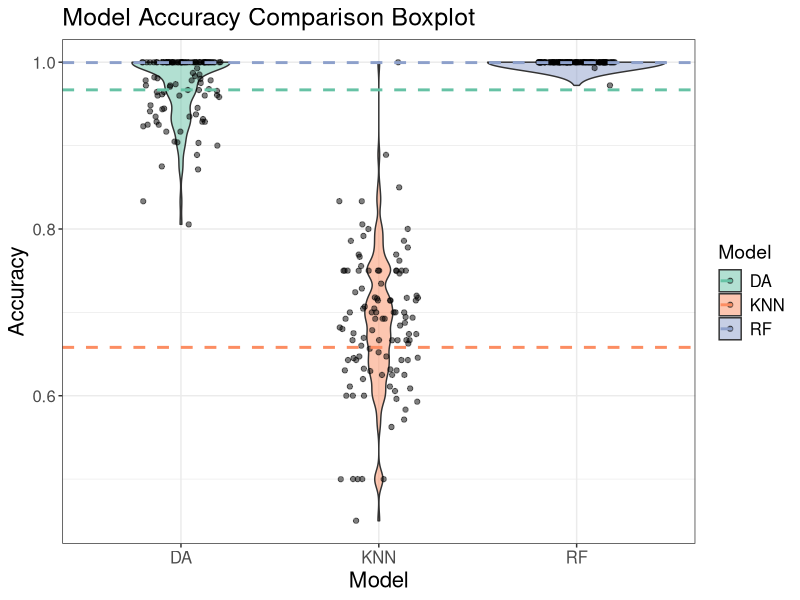

Here is the R script that generated this plot:
library(tidyr) # lib
library(ggplot2)

# Load Data
Task3_Result <- read.csv("./SEM1/Project2/Experiment_Result/Task3_results.csv", header = TRUE, sep = ",", stringsAsFactors = FALSE)
colnames(Task3_Result) <- c("topic_name", "DA", "KNN", "RF") # for pivot long

# Load Baseline Result
Task0_Result <- read.csv("./SEM1/Project2/Figures/baseline_accuracy_results.csv", header = TRUE, sep = ",", stringsAsFactors = FALSE)
colnames(Task0_Result) <- c("topic_name", "DA", "KNN", "RF") # for pivot long

# long format for ggplot
Task3_long_results <- pivot_longer(Task3_Result, 
                             cols = colnames(Task3_Result)[-1],
                             names_to = "Model",
                             values_to = "Accuracy")

Task0_long_results <- pivot_longer(Task0_Result,
                                   cols = colnames(Task3_Result)[-1],
                                   names_to = "Model",
                                   values_to = "Accuracy")

fig <- ggplot(data = Task3_long_results, aes(x = Model, y = Accuracy, fill = Model)) + 
  geom_violin(trim = TRUE, alpha = 0.5, bw = 0.01) +
  geom_jitter(width = 0.2, alpha = 0.5) +
  scale_fill_brewer(palette = "Set2") +
  geom_hline(data = Task0_long_results,
             aes(yintercept = Accuracy, color = Model),
             linetype = "dashed", linewidth = 1) +   # Add horizontal dashed lines for Baseline
  scale_color_brewer(palette = "Set2") + 
  labs(title = "Model Accuracy Comparison Boxplot") + 
  theme_bw() +
  theme(
    text = element_text(size = 14),  # Set global font size
    axis.title = element_text(size = 16),  # Adjust axis title font size
    axis.text = element_text(size = 12),  # Adjust axis tick labels font size
    legend.title = element_text(size = 14),  # Adjust legend title font size
    legend.text = element_text(size = 12),  # Adjust legend text font size
    plot.title = element_text(size = 18)  # Adjust plot title font size
  )

ggsave("./SEM1/Project2/Figures/Task3 Model Accuracy Distribution Boxplot.pdf", plot = fig, width = 8, height = 6)
